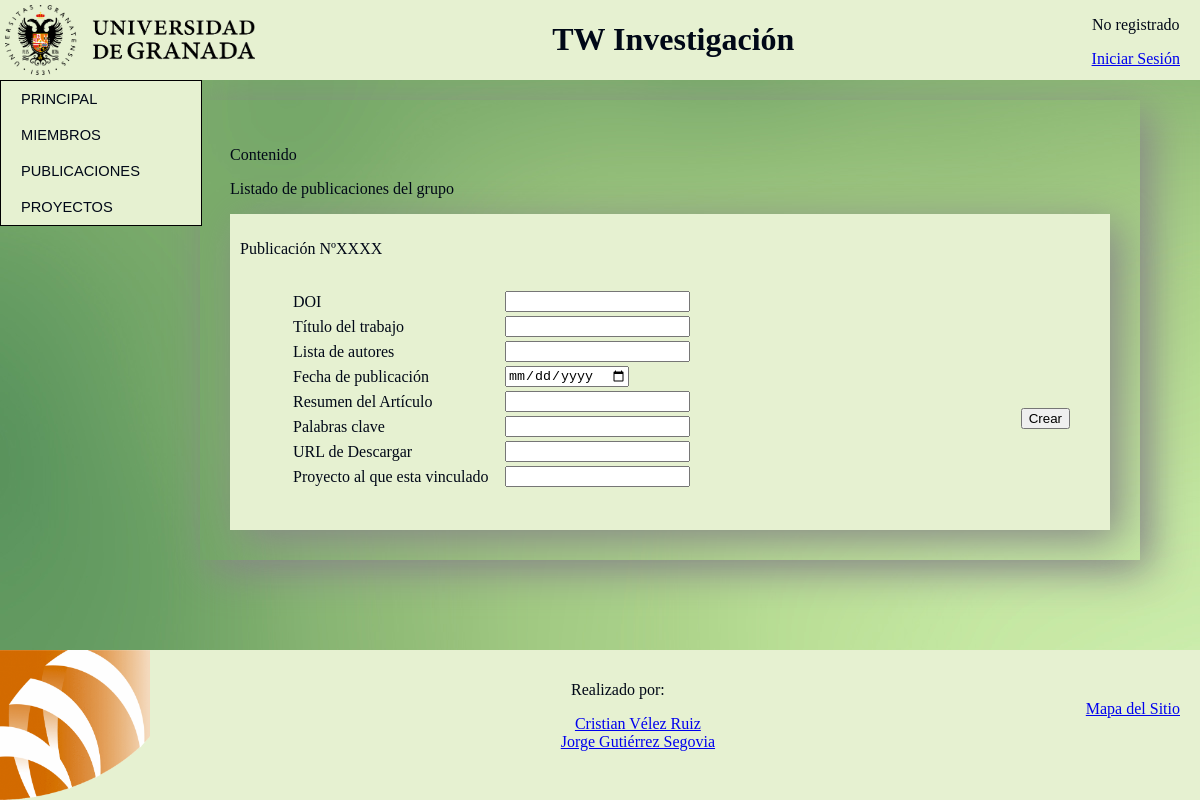
The app's page /php/editar-publicacion.php, older data.
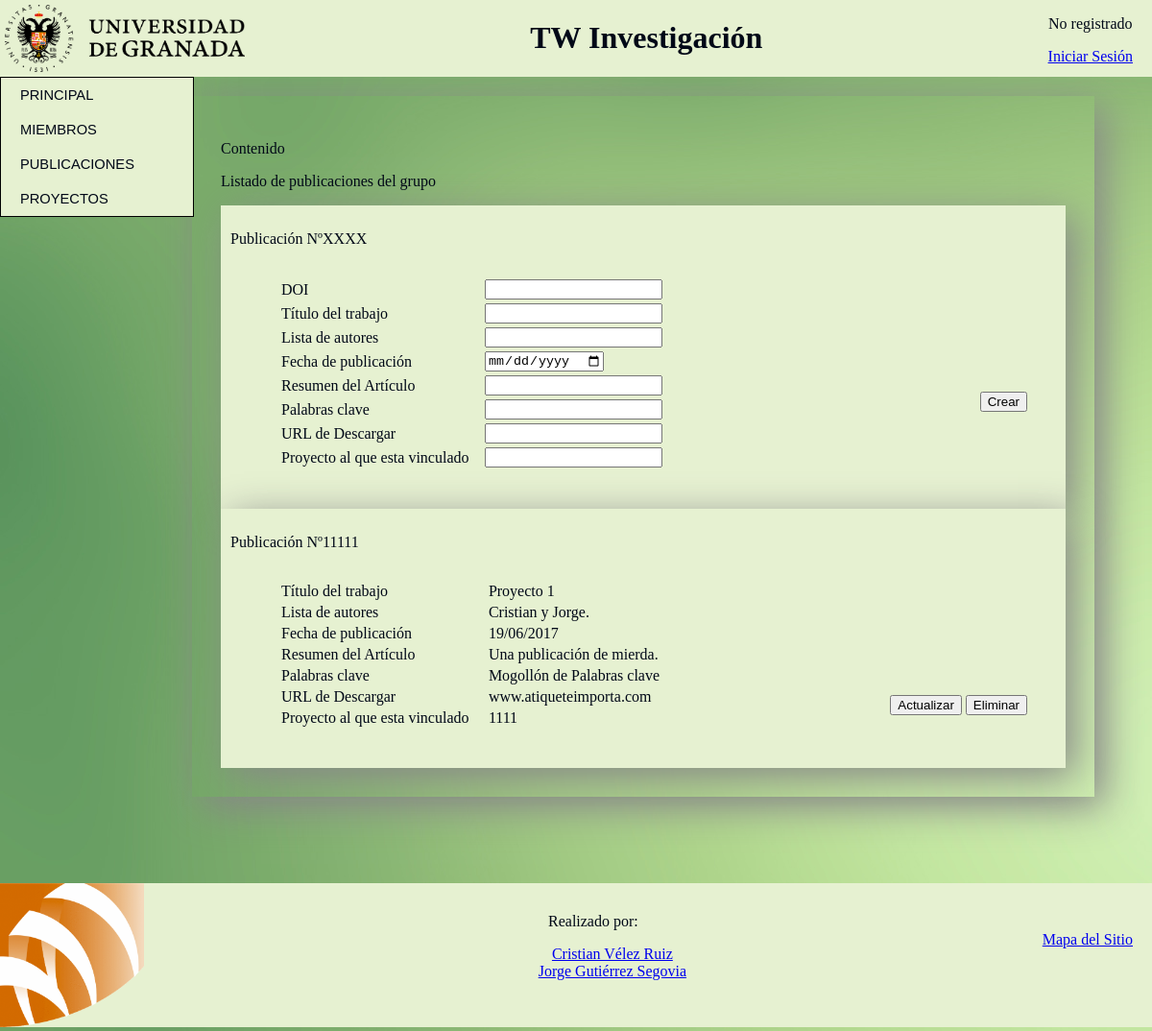
The same page, newer data.
### tables this page shows
CREATE TABLE IF NOT EXISTS PUBLICACION(
    doi varchar(30) not null PRIMARY KEY,
    titulo varchar(30) not null ,
    autores varchar(200) not null,
    fechapub date not null,
    resumen varchar(500) not null,
    palabras_clave varchar(100),
    url varchar(100) not null,
    proyecto_vin varchar(30) not null,
    FOREIGN KEY (proyecto_vin) REFERENCES proyectos(codigo)
);

### php/editar-publicacion.php (the view, shortened to what this page needs)
<?php
		include './include/sesion.php';
		generaCabecera();
		generaMenu();
?>
<?php
	if (isset($_POST['accion']) && isset($_POST['id'])) {
		switch ($_POST['accion']) {
			case 'Eliminar':
				$accion = 'Eliminar';
				$db = BD_conexion();
				BD_borrarPublicacion($db,$_POST['id']);
				BD_desconexion($db);
				break;
			case 'Actualizar':
				$db = BD_conexion();
				$tabla = BD_getPublicacion($db,$_POST['id']);
				$consulta = $tabla[0];
		    	$doi = $_POST['id'];
		    	$titulo = $consulta["titulo"];
		    	$autores = $consulta["autores"];
		    	$resumen = $consulta["resumen"];
		    	$palabras_clave = $consulta["palabras_clave"];
		    	$url = $consulta["url"];
		    	$proyecto_vin = $consulta["proyecto_vin"];
				echo<<<HTML
				<div class="principal-der">
					<div id="publicaciones">
						<p>Contenido</p>
						<p>Listado de publicaciones del grupo</p>
					<div class="publicacion">
 					<p>Publicación NºXXXX</p>
 					<div class="informacion">
 						<form action="../php/editar-publicacion.php" method="post">
 							<table border="0">
 				              <tr>
 				                <td>DOI</td>
 				                <td><input type="text" name="doi" value="$doi"></td>
 				              </tr>
 				              <tr>
 				                <td>Título del trabajo</td>
 				                <td><input type="text" name="titulo" value="$titulo"></td>
 				              </tr>
 				              <tr>
 				                <td>Lista de autores</td>
 				                <td><input type="large-text" name="autores" value="$autores"></td>
 				              </tr>
 				              <tr>
 				                <td>Fecha de publicación</td>
 				                <td><input type="date" name="fecha-publicacion"></td>
 				              </tr>
 				              <tr>
 				                <td>Resumen del Artículo</td>
 				                <td><input type="large-text" name="resumen" value="$resumen"></td>
 				              </tr>
 				              <tr>
 				                <td>Palabras clave</td>
 				                <td><input type="text" name="palabras_clave" value="$palabras_clave"></td>
 				              </tr>
 				              <tr>
 				                <td>URL de Descargar</td>
 				                <td><input type="URL" name="url" value="$url"></td>
 				              </tr>
 				              <tr>
 				                <td>Proyecto al que esta vinculado</td>
 				                <td><input type="text" name="proyecto_vin" value="$proyecto_vin"></td>
 				              </tr>
				              	<form action="../php/editar-publicacion.php" method="post">
	            					<div class="opcion">
	            						<input type='hidden' name='id' value="$doi">
					              		<input type="submit" name="accion" value="Sobreescribir">
					              	</div>
					              	</div>
	            				</form>
 	            			</table>
             			</form>
 					</div>
 				</div>
 				<div class="clear"></div>
HTML;
				break;
			case 'Sobreescribir':
				$db = BD_conexion();
				$doi = $_POST['id'];
		    	$titulo = $_POST['titulo'];
		    	$autores = $_POST['autores'];
		    	$fechapub = $_POST['fechapub'];
		    	$resumen = $_POST['resumen'];
		    	$palabras_clave = $_POST['palabras_clave'];
		    	$url = $_POST['url'];
		    	$proyecto_vin = $_POST['proyecto_vin'];
				BD_updatePublicacion($db,$doi,$titulo,$autores,$fechapub,$resumen,$palabras_clave,$url,$proyecto_vin);
				BD_desconexion($db);
				header('Location: ../php/editar-publicacion.php');
				break;
			case 'Crear':
				$db = BD_conexion();
				$doi = $_POST['doi'];
		    	$titulo = $_POST['titulo'];
		    	$autores = $_POST['autores'];
		    	$fechapub = $_POST['fechapub'];
		    	$resumen = $_POST['resumen'];
		    	$palabras_clave = $_POST['palabras_clave'];
		    	$url = $_POST['url'];
		    	$proyecto_vin = $_POST['proyecto_vin'];
				BD_insertPublicacion($db,$doi,$titulo,$autores,$fechapub,$resumen,$palabras_clave,$url,$proyecto_vin);
				BD_desconexion($db);
				header('Location: ../php/editar-publicacion.php');
				break;
		}
	}else{
		echo<<<HTML
		<div class="principal-der">
			<div id="publicaciones">
				<p>Contenido</p>
				<p>Listado de publicaciones del grupo</p>
					<div class="publicacion">
 					<p>Publicación NºXXXX</p>
 					<div class="informacion">
 						<form action="../php/editar-publicacion.php" method="post">
 							<table border="0">
 				              <tr>
 				                <td>DOI</td>
 				                <td><input type="text" name="doi"></td>
 				              </tr>
 				              <tr>
 				                <td>Título del trabajo</td>
 				                <td><input type="text" name="titulo"></td>
 				              </tr>
 				              <tr>
 				                <td>Lista de autores</td>
 				                <td><input type="large-text" name="autores"></td>
 				              </tr>
 				              <tr>
 				                <td>Fecha de publicación</td>
 				                <td><input type="date" name="fecha-publicacion"></td>
 				              </tr>
 				              <tr>
 				                <td>Resumen del Artículo</td>
 				                <td><input type="large-text" name="resumen"></td>
 				              </tr>
 				              <tr>
 				                <td>Palabras clave</td>
 				                <td><input type="text" name="palabras_clave"></td>
 				              </tr>
 				              <tr>
 				                <td>URL de Descargar</td>
 				                <td><input type="URL" name="url"></td>
 				              </tr>
 				              <tr>
 				                <td>Proyecto al que esta vinculado</td>
 				                <td><input type="text" name="proyecto_vin"></td>
 				              </tr>
				              	<form action="../php/editar-publicacion.php" method="post">
	            					<div class="opcion">
	            						<input type='hidden' name='id' value="default">
					              		<input type="submit" name="accion" value="Crear">
					              	</div>
					              	</div>
	            				</form>
 	            			</table>
             			</form>
 					</div>
 				</div>
 				<div class="clear"></div>
HTML;
	}
?>
<?php
	$db = BD_conexion();
	$tabla = BD_getPublicaciones($db);
	foreach ((array) $tabla as $valor) {
    	$doi = $valor["doi"];
    	$titulo = $valor["titulo"];
    	$autores = $valor["autores"];
    	$fechapub = $valor["DATE_FORMAT(fechapub, '%d/%m/%Y')"];
    	$resumen = $valor["resumen"];
    	$palabras_clave = $valor["palabras_clave"];
    	$url = $valor["url"];
    	$proyecto_vin = $valor["proyecto_vin"];
echo <<< HTML
    		<div class="publicacion">
					<p>Publicación Nº$doi</p>
					<div class="informacion">
							<table border="0">
				              <tr>
				                <td>Título del trabajo</td>
				                <td>$titulo</td>
				              </tr>
				              <tr>
				                <td>Lista de autores</td>
				                <td>$autores</td>
				              </tr>
				              <tr>
				                <td>Fecha de publicación</td>
				                <td>$fechapub</td>
				              </tr>
				              <tr>
				                <td>Resumen del Artículo</td>
				                <td>$resumen</td>
				              </tr>
				              <tr>
				                <td>Palabras clave</td>
				                <td>$palabras_clave</td>
				              </tr>
				              <tr>
				                <td>URL de Descargar</td>
				                <td>$url</td>
				              </tr>
				              <tr>
				                <td>Proyecto al que esta vinculado</td>
				                <td>$proyecto_vin</td>
				              </tr>
				              	<form action="../php/editar-publicacion.php" method="post">
	            					<div class="opcion">
	            						<input type='hidden' name='id' value="$doi">
					              		<input type="submit" name="accion" value="Actualizar">
					              		<input type="submit" name="accion" value="Eliminar">
					              	</div>
					              	</div>
	            				</form>
	            			</table>
					</div>
				</div>
				<div class="clear"></div>
HTML;
	}
?>
				</div>
			</div>

### php/include/sesion.php (shortened to what this page needs)
<?php
function generaCabecera(){
	if(isset($_SESSION["usuario"])){
		$usuarioActual = $_SESSION["usuario"];
		$privilegiosActuales = $_SESSION["privilegios"];
		switch ($privilegiosActuales) {
			case 0:
				$privilegiosActuales = "Admin";
				break;
			case 1:
				$privilegiosActuales = "User";
				break;
			default:
				$privilegiosActuales = "No registrado";
				break;
		}
		echo <<<HTML
		<header>
		<div class="izquierda">
			<img src="../img/logo_UGR.png">
		</div>
		<div class="derecha">
			<div id="login">
				<p>$usuarioActual - Rol: $privilegiosActuales</p>
				<p><a href="../php/cerrar-sesion.php">Cerrar Sesión</a></p>
			</div>
		</div>
		<div id="title" class="centro">
			<h1>TW Investigación</h1>
		</div>
		</header>
		<div class="clear"></div>
HTML;
	}
	else{
		echo <<<HTML
			<header>
		<div class="izquierda">
			<img src="../img/logo_UGR.png">
		</div>
		<div class="derecha">
			<div id="login">
				<p>No registrado</p>
				<p><a href="../php/iniciar-sesion.php">Iniciar Sesión</a></p>
			</div>
		</div>
		<div id="title" class="centro">
			<h1>TW Investigación</h1>
		</div>
		</header>
		<div class="clear"></div>
HTML;
	}
}
function generaMenu(){
	if(isset($_SESSION["usuario"]) && isset($_SESSION["privilegios"]) ){
		$privilegiosActuales = $_SESSION["privilegios"];
		if($privilegiosActuales == 0){
			echo <<<HTML
				<div class="principal">
				<div class="principal-izq">
					<div id="menu">
						<ul>
							<li><a href="../php/principal.php">Principal</a></li>
							<li><a href="../php/miembros.php">Miembros</a></li>
							<li><a href="../php/publicaciones.php">Publicaciones</a></li>
							<li><a href="../php/proyectos.php">Proyectos</a></li>
						</ul>
						<ul>
							<li><a href="../php/editar-publicacion.php">Añadir publicación</a></li>
							<li><a href="../php/editar-proyectos.php">Añadir proyecto</a></li>
						</ul>
						<ul>
							<li><a href="../php/editar-usuarios.php">Editar usuarios</a></li>
							<li><a href="../php/log.php">Ver log</a></li>
						</ul>
					</div>
				</div>
HTML;
		}
		elseif($privilegiosActuales == 1){
			echo <<<HTML
				<div class="principal">
				<div class="principal-izq">
					<div id="menu">
						<ul>
							<li><a href="../php/principal.php">Principal</a></li>
							<li><a href="../php/miembros.php">Miembros</a></li>
							<li><a href="../php/publicaciones.php">Publicaciones</a></li>
							<li><a href="../php/proyectos.php">Proyectos</a></li>
						</ul>
						<ul>
							<li><a href="../php/editar-publicacion.php">Añadir publicación</a></li>
							<li><a href="../php/editar-proyectos.php">Añadir proyecto</a></li>
						</ul>
					</div>
				</div>
HTML;
		}
		elseif($privilegiosActuales == 2){
			echo <<<HTML
				<div class="principal">
				<div class="principal-izq">
					<div id="menu">
						<ul>
							<li><a href="../php/principal.php">Principal</a></li>
							<li><a href="../php/miembros.php">Miembros</a></li>
							<li><a href="../php/publicaciones.php">Publicaciones</a></li>
							<li><a href="../php/proyectos.php">Proyectos</a></li>
						</ul>
					</div>
				</div>
HTML;
		}
	}else{
			echo <<<HTML
				<div class="principal">
				<div class="principal-izq">
					<div id="menu">
						<ul>
							<li><a href="../php/principal.php">Principal</a></li>
							<li><a href="../php/miembros.php">Miembros</a></li>
							<li><a href="../php/publicaciones.php">Publicaciones</a></li>
							<li><a href="../php/proyectos.php">Proyectos</a></li>
						</ul>
					</div>
				</div>
HTML;
	}
}
function BD_getPublicaciones($db){
  $res = mysqli_query($db, "SELECT doi,titulo,autores,DATE_FORMAT(fechapub, '%d/%m/%Y'),resumen,palabras_clave,url,proyecto_vin FROM publicacion");
  if ($res) {
    if (mysqli_num_rows($res)>0) {
      $tabla = mysqli_fetch_all($res,MYSQLI_ASSOC);
    } else {
      $tabla = [];
    }
  } else {
    $tabla = false;
  }
  return $tabla;
}
?>

### css/headerFooter.css (style rules this page uses)
header { background-color: #E6F1D1; color: #000817; height: 80px; text-align: center; position: fixed; width: 100%; left: 0; top: 0; }
header .izquierda img { width: 250px; margin-top: 5px; margin-left: 5px; }
header .izquierda { float: left; }
header .derecha { float: right; }
header .centro { display: inline-block; }
#login { margin-right: 20px; }
footer .izquierda img { width: 150px; }
footer { background-color: #E6F1D1; color: #000817; height: 150px; text-align: center; margin-top: 30px; }
footer .izquierda { float: left; }
footer .derecha { float: right; }
footer .centro { display: inline-block; margin-top: 15px; }
footer ul { list-style: none; }
#mapa { margin-right: 20px; margin-top: 50px; }
#menu { margin-top: 80px; position: fixed; width: 20%; left: 0; top: 0; }
#menu ul { list-style-type: none; margin: 0px; padding: 0px; width: 200px; font-family: Arial, sans-serif; font-size: 11pt; border: 1px solid black; }
#menu ul li { background-color: #E6F1D1; }
#menu ul li a { color: #000817; text-decoration: none; text-transform: uppercase; display: block; padding: 10px 10px 10px 20px; }
.principal-izq { float: left; width: 15%; }
.principal-der { float: right; width: 85%; margin-top: 40px; color: #000817; padding: 20px; }

### css/editaPublicacion.css (style rules this page uses)
#publicaciones { margin: 40px; color: #000817; padding: 30px; box-shadow: 10px 10px 40px #888888; }
.informacion table { padding-left: 20px; width: 50%; margin: 30px; }
.publicacion { background-color: #E6F1D1; box-shadow: 10px 10px 40px #888888; padding-bottom: 10px; padding-top: 10px; padding-left: 10px; }
.opcion { float: right; padding: 40px; padding-top: 120px; }

Row changes from the older to the newer data that the page shows:
added publicacion: doi "11111", titulo "Proyecto 1", autores "Cristian y Jorge.", fechapub "19/06/2017", resumen "Una publicación de mierda.", palabras_clave "Mogollón de Palabras clave", url "www.atiqueteimporta.com", proyecto_vin "1111"
